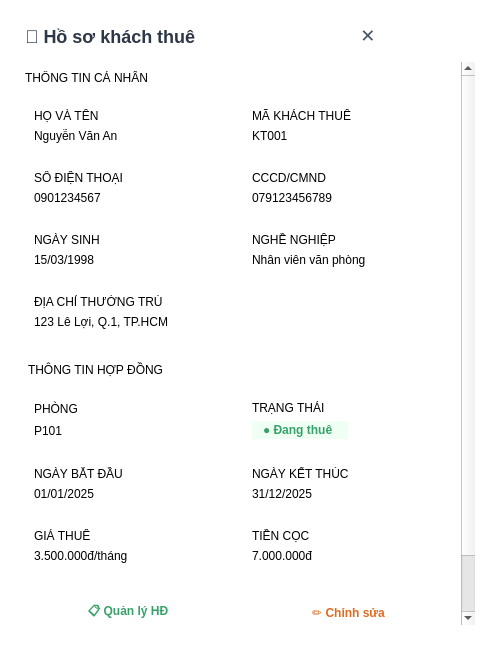
<?xml version='1.0' encoding='utf-8'?>
<ui version="4.0">
 <class>DialogChiTietGuest</class>
 <widget class="QDialog" name="DialogChiTietGuest">
  <property name="geometry"><rect><x>0</x><y>0</y><width>500</width><height>650</height></rect></property>
  <property name="windowTitle"><string>Hồ sơ khách thuê</string></property>
  <property name="styleSheet"><string>
QDialog { background-color: white; border-radius: 8px; }
QLabel.SectionTitle { color: #a0aec0; font-size: 11px; font-weight: bold; text-transform: uppercase; }
QFrame.Card { background-color: #f7fafc; border-radius: 6px; padding: 10px; }
QLabel.CardHeader { color: #a0aec0; font-size: 10px; font-weight: bold; }
QLabel.CardContent { color: #2d3748; font-size: 13px; font-weight: bold; }
QPushButton#btnManage { background-color: #f0fff4; border: 1px solid #c6f6d5; color: #38a169; border-radius: 6px; font-weight: bold; }
QPushButton#btnEdit { background-color: #fffaf0; border: 1px solid #feebc8; color: #dd6b20; border-radius: 6px; font-weight: bold; }
QPushButton#btnDelete { background-color: #fff5f5; border: 1px solid #fed7d7; color: #e53e3e; border-radius: 6px; font-weight: bold; }
</string></property>
  <layout class="QVBoxLayout">
   <property name="spacing"><number>15</number></property>
   <property name="leftMargin"><number>25</number></property><property name="topMargin"><number>25</number></property>
   <property name="rightMargin"><number>25</number></property><property name="bottomMargin"><number>25</number></property>
   
   <item>
    <layout class="QHBoxLayout">
     <item><widget class="QLabel"><property name="text"><string>👤 Hồ sơ khách thuê</string></property><property name="styleSheet"><string>font-size: 18px; font-weight: bold; color: #2d3748;</string></property></widget></item>
     <item><spacer><property name="orientation"><enum>Qt::Horizontal</enum></property></spacer></item>
     <item><widget class="QPushButton" name="btnCloseHeader"><property name="text"><string>✕</string></property><property name="styleSheet"><string>background: transparent; border: none; font-size: 18px; color: #4a5568;</string></property></widget></item>
    </layout>
   </item>

   <item>
    <widget class="QScrollArea" name="scrollArea">
     <property name="widgetResizable"><bool>true</bool></property>
     <property name="styleSheet"><string>border: none; background-color: transparent;</string></property>
     <widget class="QWidget" name="scrollContents">
      <layout class="QVBoxLayout">
       <property name="spacing"><number>15</number></property>
       <property name="leftMargin"><number>0</number></property><property name="rightMargin"><number>10</number></property>
       
       <item><widget class="QLabel"><property name="text"><string>THÔNG TIN CÁ NHÂN</string></property><property name="class"><string>SectionTitle</string></property></widget></item>
       
       <item>
        <layout class="QGridLayout">
         <property name="spacing"><number>10</number></property>
         <item row="0" column="0"><widget class="QFrame"><property name="class"><string>Card</string></property><layout class="QVBoxLayout"><item><widget class="QLabel"><property name="text"><string>HỌ VÀ TÊN</string></property><property name="class"><string>CardHeader</string></property></widget></item><item><widget class="QLabel"><property name="text"><string>Nguyễn Văn An</string></property><property name="class"><string>CardContent</string></property></widget></item></layout></widget></item>
         <item row="0" column="1"><widget class="QFrame"><property name="class"><string>Card</string></property><layout class="QVBoxLayout"><item><widget class="QLabel"><property name="text"><string>MÃ KHÁCH THUÊ</string></property><property name="class"><string>CardHeader</string></property></widget></item><item><widget class="QLabel"><property name="text"><string>KT001</string></property><property name="class"><string>CardContent</string></property></widget></item></layout></widget></item>
         <item row="1" column="0"><widget class="QFrame"><property name="class"><string>Card</string></property><layout class="QVBoxLayout"><item><widget class="QLabel"><property name="text"><string>SỐ ĐIỆN THOẠI</string></property><property name="class"><string>CardHeader</string></property></widget></item><item><widget class="QLabel"><property name="text"><string>0901234567</string></property><property name="class"><string>CardContent</string></property></widget></item></layout></widget></item>
         <item row="1" column="1"><widget class="QFrame"><property name="class"><string>Card</string></property><layout class="QVBoxLayout"><item><widget class="QLabel"><property name="text"><string>CCCD/CMND</string></property><property name="class"><string>CardHeader</string></property></widget></item><item><widget class="QLabel"><property name="text"><string>079123456789</string></property><property name="class"><string>CardContent</string></property></widget></item></layout></widget></item>
         <item row="2" column="0"><widget class="QFrame"><property name="class"><string>Card</string></property><layout class="QVBoxLayout"><item><widget class="QLabel"><property name="text"><string>NGÀY SINH</string></property><property name="class"><string>CardHeader</string></property></widget></item><item><widget class="QLabel"><property name="text"><string>15/03/1998</string></property><property name="class"><string>CardContent</string></property></widget></item></layout></widget></item>
         <item row="2" column="1"><widget class="QFrame"><property name="class"><string>Card</string></property><layout class="QVBoxLayout"><item><widget class="QLabel"><property name="text"><string>NGHỀ NGHIỆP</string></property><property name="class"><string>CardHeader</string></property></widget></item><item><widget class="QLabel"><property name="text"><string>Nhân viên văn phòng</string></property><property name="class"><string>CardContent</string></property></widget></item></layout></widget></item>
         <item row="3" column="0" colspan="2"><widget class="QFrame"><property name="class"><string>Card</string></property><layout class="QVBoxLayout"><item><widget class="QLabel"><property name="text"><string>ĐỊA CHỈ THƯỜNG TRÚ</string></property><property name="class"><string>CardHeader</string></property></widget></item><item><widget class="QLabel"><property name="text"><string>123 Lê Lợi, Q.1, TP.HCM</string></property><property name="class"><string>CardContent</string></property></widget></item></layout></widget></item>
        </layout>
       </item>
       
       <item><widget class="QLabel"><property name="text"><string>THÔNG TIN HỢP ĐỒNG</string></property><property name="class"><string>SectionTitle</string></property><property name="styleSheet"><string>margin-top: 10px;</string></property></widget></item>
       
       <item>
        <layout class="QGridLayout">
         <property name="spacing"><number>10</number></property>
         <item row="0" column="0"><widget class="QFrame"><property name="class"><string>Card</string></property><layout class="QVBoxLayout"><item><widget class="QLabel"><property name="text"><string>PHÒNG</string></property><property name="class"><string>CardHeader</string></property></widget></item><item><widget class="QLabel"><property name="text"><string>P101</string></property><property name="class"><string>CardContent</string></property></widget></item></layout></widget></item>
         <item row="0" column="1"><widget class="QFrame"><property name="class"><string>Card</string></property><layout class="QVBoxLayout"><item><widget class="QLabel"><property name="text"><string>TRẠNG THÁI</string></property><property name="class"><string>CardHeader</string></property></widget></item><item><widget class="QLabel"><property name="text"><string>● Đang thuê</string></property><property name="styleSheet"><string>color: #38a169; font-weight: bold; font-size: 12px; background: #f0fff4; padding: 2px 8px; border-radius: 10px; max-width: 80px;</string></property></widget></item></layout></widget></item>
         <item row="1" column="0"><widget class="QFrame"><property name="class"><string>Card</string></property><layout class="QVBoxLayout"><item><widget class="QLabel"><property name="text"><string>NGÀY BẮT ĐẦU</string></property><property name="class"><string>CardHeader</string></property></widget></item><item><widget class="QLabel"><property name="text"><string>01/01/2025</string></property><property name="class"><string>CardContent</string></property></widget></item></layout></widget></item>
         <item row="1" column="1"><widget class="QFrame"><property name="class"><string>Card</string></property><layout class="QVBoxLayout"><item><widget class="QLabel"><property name="text"><string>NGÀY KẾT THÚC</string></property><property name="class"><string>CardHeader</string></property></widget></item><item><widget class="QLabel"><property name="text"><string>31/12/2025</string></property><property name="class"><string>CardContent</string></property></widget></item></layout></widget></item>
         <item row="2" column="0"><widget class="QFrame"><property name="class"><string>Card</string></property><layout class="QVBoxLayout"><item><widget class="QLabel"><property name="text"><string>GIÁ THUÊ</string></property><property name="class"><string>CardHeader</string></property></widget></item><item><widget class="QLabel"><property name="text"><string>3.500.000đ/tháng</string></property><property name="class"><string>CardContent</string></property></widget></item></layout></widget></item>
         <item row="2" column="1"><widget class="QFrame"><property name="class"><string>Card</string></property><layout class="QVBoxLayout"><item><widget class="QLabel"><property name="text"><string>TIỀN CỌC</string></property><property name="class"><string>CardHeader</string></property></widget></item><item><widget class="QLabel"><property name="text"><string>7.000.000đ</string></property><property name="class"><string>CardContent</string></property></widget></item></layout></widget></item>
        </layout>
       </item>
       
       <item><spacer><property name="orientation"><enum>Qt::Vertical</enum></property></spacer></item>
       
       <item>
        <layout class="QHBoxLayout">
         <item><widget class="QPushButton" name="btnManage"><property name="text"><string>📋 Quản lý HĐ</string></property><property name="minimumSize"><size><width>0</width><height>36</height></size></property></widget></item>
         <item><widget class="QPushButton" name="btnEdit"><property name="text"><string>✏️ Chỉnh sửa</string></property><property name="minimumSize"><size><width>0</width><height>36</height></size></property></widget></item>
        </layout>
       </item>
       <item><widget class="QPushButton" name="btnDelete"><property name="text"><string>🗑 Xóa khách thuê</string></property><property name="minimumSize"><size><width>0</width><height>36</height></size></property></widget></item>
      </layout>
     </widget>
    </widget>
   </item>
  </layout>
 </widget>
 <resources/>
 <connections/>
</ui>
